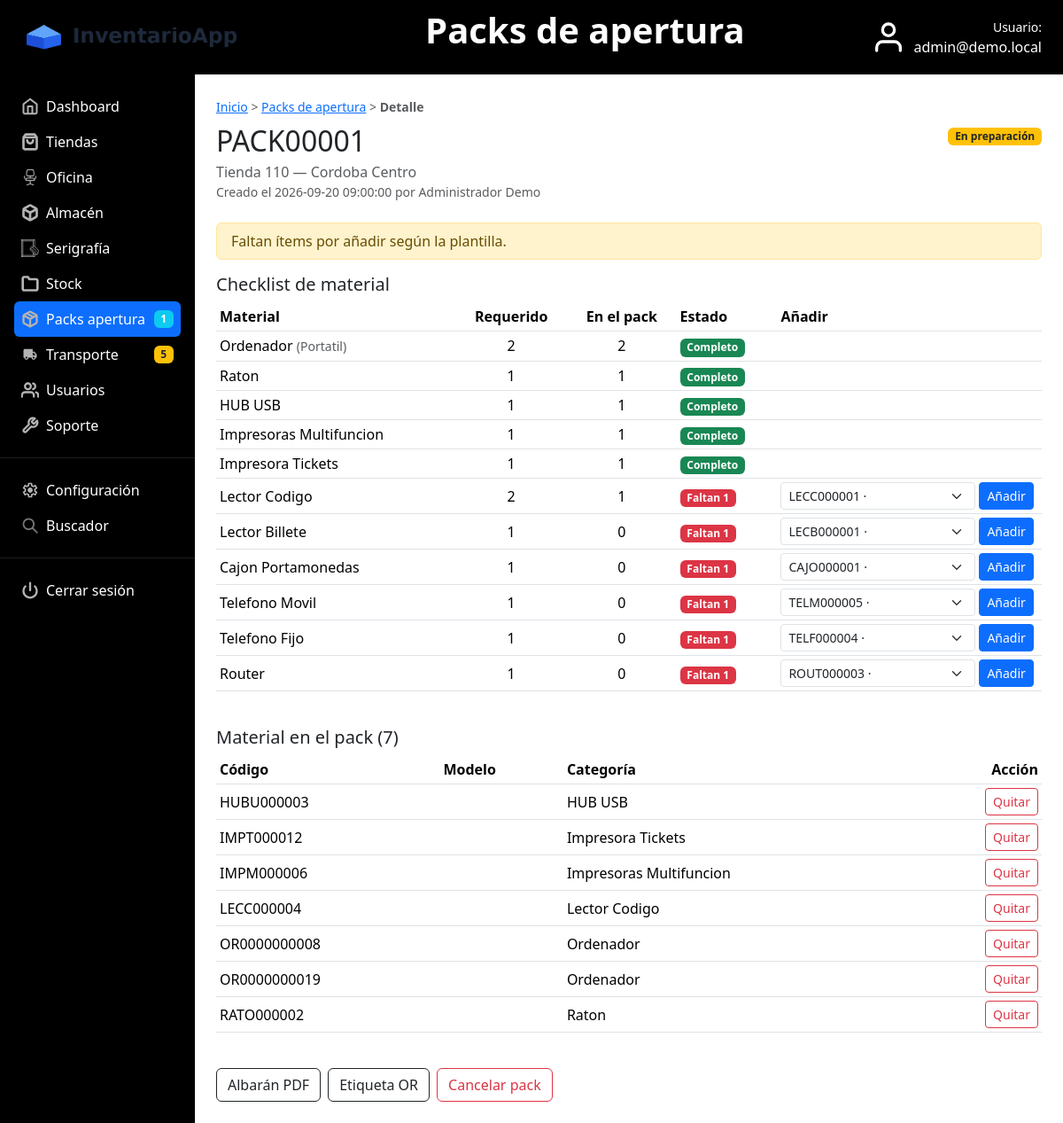
Screenshot of /controller/pack.php?action=ver&id=1 (signed in) with the database file from the repository.
### tables this page shows
CREATE TABLE `pack` (
  `id` int(11) NOT NULL AUTO_INCREMENT,
  `codigo` varchar(30) NOT NULL,
  `id_tienda` int(11) NOT NULL,
  `estado` enum('preparacion','completo','enviado','entregado','cancelado') NOT NULL DEFAULT 'preparacion',
  `fecha_creacion` datetime NOT NULL DEFAULT current_timestamp(),
  `usuario_creacion` varchar(100) DEFAULT NULL,
  `fecha_envio` datetime DEFAULT NULL,
  `fecha_entrega` datetime DEFAULT NULL,
  `observaciones` varchar(255) DEFAULT NULL,
  PRIMARY KEY (`id`),
  UNIQUE KEY `uq_codigo` (`codigo`),
  KEY `idx_tienda` (`id_tienda`),
  KEY `idx_estado` (`estado`)
);

CREATE TABLE `tienda` (
  `id` int(11) NOT NULL AUTO_INCREMENT,
  `numero` int(11) NOT NULL,
  `nombre` varchar(100) NOT NULL,
  `id_sociedad` int(11) NOT NULL DEFAULT 1,
  `movil` varchar(20) NOT NULL,
  `fijo` varchar(20) NOT NULL,
  `email` varchar(100) NOT NULL,
  `observaciones` varchar(255) NOT NULL,
  `anydesk_equipo1` varchar(50) NOT NULL DEFAULT '',
  `pos_equipo1` varchar(30) DEFAULT NULL,
  `caja_equipo1` varchar(30) DEFAULT NULL,
  `anydesk_equipo2` varchar(50) NOT NULL DEFAULT '',
  `pos_equipo2` varchar(30) DEFAULT NULL,
  `caja_equipo2` varchar(30) DEFAULT NULL,
  `operadora` varchar(30) NOT NULL DEFAULT '',
  `ip_fija` varchar(50) NOT NULL DEFAULT '',
  `vpn` varchar(30) NOT NULL DEFAULT '',
  `id_cluster_manager` int(11) DEFAULT NULL,
  `estado` enum('activa','cerrada','en_apertura') NOT NULL DEFAULT 'activa',
  PRIMARY KEY (`id`),
  KEY `fk_tienda_sociedad` (`id_sociedad`),
  CONSTRAINT `fk_tienda_sociedad` FOREIGN KEY (`id_sociedad`) REFERENCES `sociedad` (`id`)
);

CREATE TABLE `pack_plantilla` (
  `id` int(11) NOT NULL AUTO_INCREMENT,
  `id_categoria` int(11) NOT NULL,
  `subtipo` varchar(50) DEFAULT NULL,
  `cantidad` int(11) NOT NULL DEFAULT 1,
  `orden` int(11) NOT NULL DEFAULT 0,
  PRIMARY KEY (`id`)
);

CREATE TABLE `categoria` (
  `id` int(11) NOT NULL AUTO_INCREMENT,
  `nombre` varchar(50) NOT NULL,
  PRIMARY KEY (`id`)
);

CREATE TABLE `pack_linea` (
  `id` int(11) NOT NULL AUTO_INCREMENT,
  `id_pack` int(11) NOT NULL,
  `id_producto` int(11) NOT NULL,
  `fecha` datetime NOT NULL DEFAULT current_timestamp(),
  PRIMARY KEY (`id`),
  UNIQUE KEY `uq_pack_producto` (`id_pack`,`id_producto`),
  KEY `idx_pack` (`id_pack`)
);

CREATE TABLE `producto` (
  `id` int(11) NOT NULL AUTO_INCREMENT,
  `codigo` varchar(50) NOT NULL,
  `modelo` varchar(80) NOT NULL,
  `id_categoria` int(11) NOT NULL,
  `estado` varchar(20) NOT NULL,
  `subtipo` varchar(50) NOT NULL DEFAULT '',
  PRIMARY KEY (`id`),
  UNIQUE KEY `codigo` (`codigo`),
  KEY `id_categoria` (`id_categoria`),
  CONSTRAINT `producto_ibfk_1` FOREIGN KEY (`id_categoria`) REFERENCES `categoria` (`id`)
);

### model/Pack.php (called while the page is built, shortened)
<?php
class Pack
{
    public static function obtener($cn, $idPack)
    {
        $stmt = $cn->prepare("
            SELECT p.*, t.numero AS tienda_numero, t.nombre AS tienda_nombre, t.estado AS tienda_estado
            FROM pack p
            LEFT JOIN tienda t ON t.id = p.id_tienda
            WHERE p.id = ? LIMIT 1
        ");
        $stmt->execute(array($idPack));
        return $stmt->fetchObject();
    }
    public static function lineas($cn, $idPack)
    {
        $stmt = $cn->prepare("
            SELECT pl.id AS id_linea, pl.id_producto,
                   p.codigo, p.modelo, p.subtipo, p.id_categoria,
                   c.nombre AS categoria
            FROM pack_linea pl
            INNER JOIN producto p ON p.id = pl.id_producto
            LEFT JOIN categoria c ON c.id = p.id_categoria
            WHERE pl.id_pack = ?
            ORDER BY c.nombre, p.codigo
        ");
        $stmt->execute(array($idPack));
        return $stmt->fetchAll(PDO::FETCH_OBJ);
    }
    public static function plantilla($cn)
    {
        $stmt = $cn->query("
            SELECT pp.id, pp.id_categoria, pp.subtipo, pp.cantidad, pp.orden,
                   c.nombre AS categoria
            FROM pack_plantilla pp
            INNER JOIN categoria c ON c.id = pp.id_categoria
            ORDER BY pp.orden
        ");
        return $stmt->fetchAll(PDO::FETCH_OBJ);
    }
    public static function checklist($cn, $idPack)
    {
        $plantilla = self::plantilla($cn);
        $lineas = self::lineas($cn, $idPack);
        $resultado = array();
        $completo = true;
        foreach ($plantilla as $pl) {
            $tiene = 0;
            foreach ($lineas as $l) {
                if ($l->id_categoria == $pl->id_categoria) {
                    if ($pl->subtipo === null || $pl->subtipo == '' || $l->subtipo == $pl->subtipo) {
                        $tiene++;
                    }
                }
            }
            $falta = $pl->cantidad - $tiene;
            if ($tiene < $pl->cantidad) { $completo = false; }
            $resultado[] = array(
                'id_categoria' => $pl->id_categoria,
                'categoria' => $pl->categoria,
                'subtipo' => $pl->subtipo,
                'cantidad' => $pl->cantidad,
                'tiene' => $tiene,
                'falta' => $falta
            );
        }
        return array('lineas' => $resultado, 'completo' => $completo);
    }
    public static function disponiblesPara($cn, $idCategoria, $subtipo)
    {
        $sql = "
            SELECT p.id, p.codigo, p.modelo, p.subtipo
            FROM producto p
            WHERE p.id_categoria = ?
              AND p.id NOT IN (SELECT id_producto FROM asignacion)
        ";
        $params = array($idCategoria);
        if ($subtipo !== null && $subtipo != '') {
            $sql .= " AND p.subtipo = ? ";
            $params[] = $subtipo;
        }
        $sql .= " ORDER BY p.codigo ";
        $stmt = $cn->prepare($sql);
        $stmt->execute($params);
        return $stmt->fetchAll(PDO::FETCH_OBJ);
    }
}

### view/pack_view.php (the view, shortened to what this page needs)
<!DOCTYPE html>
<html lang="es">
<head>
    <link rel="stylesheet" href="../view/css/bootstrap.min.css">
    <link rel="stylesheet" href="../view/css/estilos.css">
</head>
<body class="d-flex flex-column min-vh-100">
    <?php $tituloPagina = 'Packs de apertura'; include_once 'menu.php'; ?>
    <main class="container-fluid flex-grow-1 d-flex p-0">
        <div class="d-flex flex-grow-1 w-100">
            <?php include_once 'sidebar.php'; ?>
            <section class="flex-grow-1 p-4" style="min-width:0;">
                <div class="mb-2">
                    <small class="text-muted">
                        <a href="index.php">Inicio</a> &gt;
                        <a href="pack.php">Packs de apertura</a>
                        <?php if (isset($modo) && $modo == 'detalle') { ?>
                            &gt; <strong>Detalle</strong>
                        <?php } ?>
                    </small>
                </div>
                <?php if (isset($modo) && $modo == 'detalle') { ?>
                    <?php
                    $editable = false;
                    if (isset($pack->estado) && ($pack->estado == 'preparacion' || $pack->estado == 'completo')) {
                        $editable = true;
                    }
                    ?>
                    <div class="d-flex justify-content-between align-items-start flex-wrap gap-2 mb-4">
                        <div>
                            <h2 class="mb-1"><?php echo $pack->codigo; ?></h2>
                            <div class="text-muted">
                                Tienda
                                <?php if (isset($pack->tienda_numero)) { echo $pack->tienda_numero; } ?>
                                <?php if (isset($pack->tienda_nombre) && $pack->tienda_nombre != '') { ?>
                                    — <?php echo $pack->tienda_nombre; ?>
                                <?php } ?>
                            </div>
                            <div class="text-muted small">
                                Creado el <?php echo $pack->fecha_creacion; ?>
                                <?php if (isset($pack->usuario_creacion) && $pack->usuario_creacion != '') { ?>
                                    por <?php echo $pack->usuario_creacion; ?>
                                <?php } ?>
                            </div>
                        </div>
                        <div class="text-end">
                            <?php if ($pack->estado == 'preparacion') { ?><span class="badge bg-warning text-dark">En preparación</span><?php } ?>
                        </div>
                    </div>
                    <?php if ($checklist['completo']) { ?>
                        <div class="alert alert-success py-2">Pack completo: tiene todo el material de la plantilla. ✅</div>
                    <?php } else { ?>
                        <div class="alert alert-warning py-2">Faltan ítems por añadir según la plantilla.</div>
                    <?php } ?>
                    <h5 class="mt-3">Checklist de material</h5>
                    <div class="table-responsive mb-4">
                        <table class="table table-sm align-middle">
                            <thead>
                                <tr>
                                    <th>Material</th>
                                    <th class="text-center">Requerido</th>
                                    <th class="text-center">En el pack</th>
                                    <th>Estado</th>
                                    <?php if ($editable) { ?><th>Añadir</th><?php } ?>
                                </tr>
                            </thead>
                            <tbody>
                                <?php foreach ($checklist['lineas'] as $indice => $ln) { ?>
                                    <tr>
                                        <td>
                                            <?php echo $ln['categoria']; ?>
                                            <?php if (isset($ln['subtipo']) && $ln['subtipo'] != '') { ?>
                                                <span class="text-muted small">(<?php echo $ln['subtipo']; ?>)</span>
                                            <?php } ?>
                                        </td>
                                        <td class="text-center"><?php echo $ln['cantidad']; ?></td>
                                        <td class="text-center"><?php echo $ln['tiene']; ?></td>
                                        <td>
                                            <?php if ($ln['falta'] == 0) { ?>
                                                <span class="badge bg-success">Completo</span>
                                            <?php } else { ?>
                                                <span class="badge bg-danger">Faltan <?php echo $ln['falta']; ?></span>
                                            <?php } ?>
                                        </td>
                                        <?php if ($editable) { ?>
                                            <td>
                                                <?php if ($ln['falta'] > 0) { ?>
                                                    <?php if (isset($disponiblesPorLinea[$indice]) && count($disponiblesPorLinea[$indice]) > 0) { ?>
                                                        <form method="get" action="pack.php" class="d-flex gap-1">
                                                            <select name="producto" class="form-select form-select-sm" style="max-width:220px;">
                                                                <?php foreach ($disponiblesPorLinea[$indice] as $prod) { ?>
                                                                    <option value="<?php echo $prod->id; ?>"><?php echo $prod->codigo; ?> · <?php echo $prod->modelo; ?></option>
                                                                <?php } ?>
                                                            </select>
                                                            <button type="submit" class="btn btn-sm btn-primary">Añadir</button>
                                                        </form>
                                                    <?php } else { ?>
                                                        <span class="text-danger small">Sin stock disponible</span>
                                                    <?php } ?>
                                                <?php } ?>
                                            </td>
                                        <?php } ?>
                                    </tr>
                                <?php } ?>
                            </tbody>
                        </table>
                    </div>
                    <h5>Material en el pack (<?php echo count($lineas); ?>)</h5>
                    <div class="table-responsive mb-4">
                        <table class="table table-sm align-middle">
                            <thead>
                                <tr>
                                    <th>Código</th>
                                    <th>Modelo</th>
                                    <th>Categoría</th>
                                    <?php if ($editable) { ?><th class="text-end">Acción</th><?php } ?>
                                </tr>
                            </thead>
                            <tbody>
                                <?php if (count($lineas) > 0) { ?>
                                    <?php foreach ($lineas as $l) { ?>
                                        <tr>
                                            <td><?php echo $l->codigo; ?></td>
                                            <td><?php echo $l->modelo; ?></td>
                                            <td><?php if (isset($l->categoria)) { echo $l->categoria; } ?></td>
                                            <?php if ($editable) { ?>
                                                <td class="text-end">
                                                    <a href="pack.php?action=quitar&pack=<?php echo $pack->id; ?>&producto=<?php echo $l->id_producto; ?>"
                                                       class="btn btn-sm btn-outline-danger">Quitar</a>
                                                </td>
                                            <?php } ?>
                                        </tr>
                                    <?php } ?>
                                <?php } else { ?>
                                    <tr><td colspan="4" class="text-muted">El pack está vacío.</td></tr>
                                <?php } ?>
                            </tbody>
                        </table>
                    </div>
                    <div class="d-flex gap-2 flex-wrap">
                        <a href="albaran.php?id=<?php echo $pack->id; ?>" target="_blank" class="btn btn-outline-dark">Albarán PDF</a>
                        <a href="etiqueta.php?codigo=<?php echo $pack->codigo; ?>" target="_blank" class="btn btn-outline-dark">Etiqueta OR</a>
                        <?php if ($pack->estado != 'entregado' && $pack->estado != 'cancelado') { ?>
                            <a href="pack.php?action=cancelar&id=<?php echo $pack->id; ?>" class="btn btn-outline-danger"
                               onclick="return confirm('¿Cancelar el pack? Se liberará todo el material de vuelta a stock.');">
                                Cancelar pack
                            </a>
                        <?php } ?>
                    </div>
                <?php } ?>
            </section>
        </div>
    </main>
</body>
</html>

### rows the page displays
pack: codigo "PACK00001", id_tienda.numero "110", id_tienda.nombre "Cordoba Centro", fecha_creacion "2026-09-20 09:00:00", usuario_creacion "Administrador Demo", estado "preparacion" (drawn)
pack_plantilla: id_categoria.nombre "Raton", cantidad "1", shows "Completo"
pack_plantilla: id_categoria.nombre "HUB USB", cantidad "1", shows "Completo"
pack_plantilla: id_categoria.nombre "Impresoras Multifuncion", cantidad "1", shows "Completo"
pack_plantilla: id_categoria.nombre "Impresora Tickets", cantidad "1", shows "Completo"
pack_plantilla: id_categoria.nombre "Lector Codigo", cantidad "2", tiene "1", falta "1"
pack_plantilla: id_categoria.nombre "Lector Billete", cantidad "1", tiene "0"
pack_plantilla: id_categoria.nombre "Cajon Portamonedas", cantidad "1", tiene "0"
pack_plantilla: id_categoria.nombre "Telefono Movil", cantidad "1", tiene "0"
pack_plantilla: id_categoria.nombre "Telefono Fijo", cantidad "1", tiene "0"
pack_plantilla: id_categoria.nombre "Router", cantidad "1", tiene "0"
pack_linea: id_producto.codigo "HUBU000003", categoria.nombre "HUB USB"
pack_linea: id_producto.codigo "IMPT000012", categoria.nombre "Impresora Tickets"
pack_linea: id_producto.codigo "IMPM000006", categoria.nombre "Impresoras Multifuncion"
pack_linea: id_producto.codigo "LECC000004", categoria.nombre "Lector Codigo"
pack_linea: id_producto.codigo "OR0000000008", categoria.nombre "Ordenador"
pack_linea: id_producto.codigo "OR0000000019", categoria.nombre "Ordenador"
pack_linea: id_producto.codigo "RATO000002", categoria.nombre "Raton"

### other values shown
$tituloPagina "Packs de apertura"
$_SESSION['usuario'] "admin@demo.local"
$packsEnCurso "1"
$totalTransporte "5"
$ln['categoria'] "Ordenador"
$ln['subtipo'] "Portatil"
$ln['cantidad'] "2"
$ln['tiene'] "2"
count($lineas) "7"
form field producto "LECC000001 ·"
form field producto "LECB000001 ·"
form field producto "CAJO000001 ·"
form field producto "TELM000005 ·"
form field producto "TELF000004 ·"
form field producto "ROUT000003 ·"
